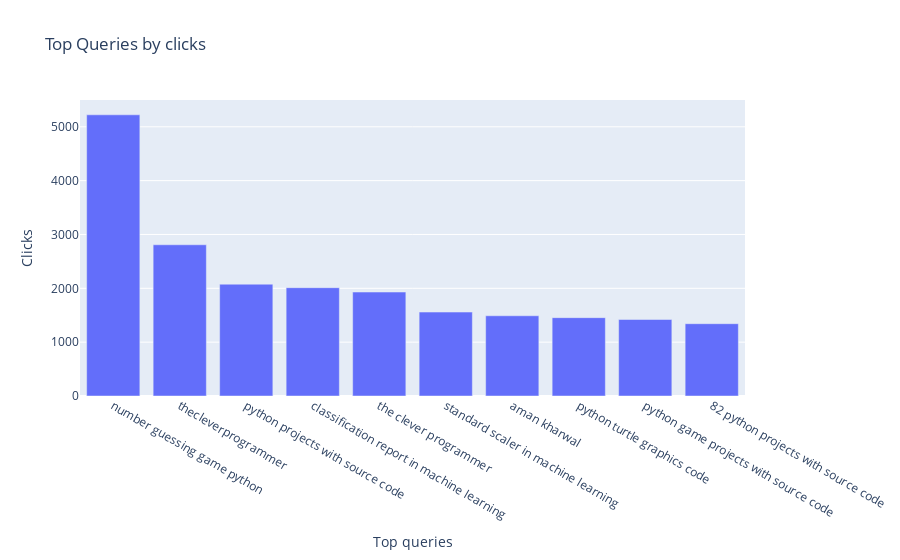

Notebook source saved alongside this figure:
### Markdown cell above
**Q.4: Analyze the top queries by clicks and impressions.**

### Code cell
# Plot the top queries by clicks
top_queries_by_clicks = data.sort_values('Clicks', ascending=False).head(10)
fig = px.bar(data.head(10), x='Top queries', y='Clicks', title=' Top Queries by clicks')
fig.show()

# Print the top queries and their corresponding clicks
print(top_queries_by_clicks[['Top queries', 'Clicks']])

### Figure 1 — Plotly figure (JSON) as saved in the notebook; plotly's stock layout.template omitted (floating-point values rounded to 4 significant figures)
{"data": [{"alignmentgroup": "True", "hovertemplate": "Top queries=%{x}<br>Clicks=%{y}<extra></extra>", "legendgroup": "", "marker": {"color": "#636efa", "pattern": {"shape": ""}}, "name": "", "offsetgroup": "", "orientation": "v", "showlegend": false, "textposition": "auto", "type": "bar", "x": ["number guessing game python", "thecleverprogrammer", "python projects with source code", "classification report in machine learning", "the clever programmer", "standard scaler in machine learning", "aman kharwal", "python turtle graphics code", "python game projects with source code", "82 python projects with source code"], "xaxis": "x", "y": [5223, 2809, 2077, 2012, 1931, 1559, 1490, 1455, 1421, 1343], "yaxis": "y"}], "layout": {"barmode": "relative", "legend": {"tracegroupgap": 0}, "title": {"text": " Top Queries by clicks"}, "xaxis": {"anchor": "y", "domain": [0, 1], "title": {"text": "Top queries"}}, "yaxis": {"anchor": "x", "domain": [0, 1], "title": {"text": "Clicks"}}}}
